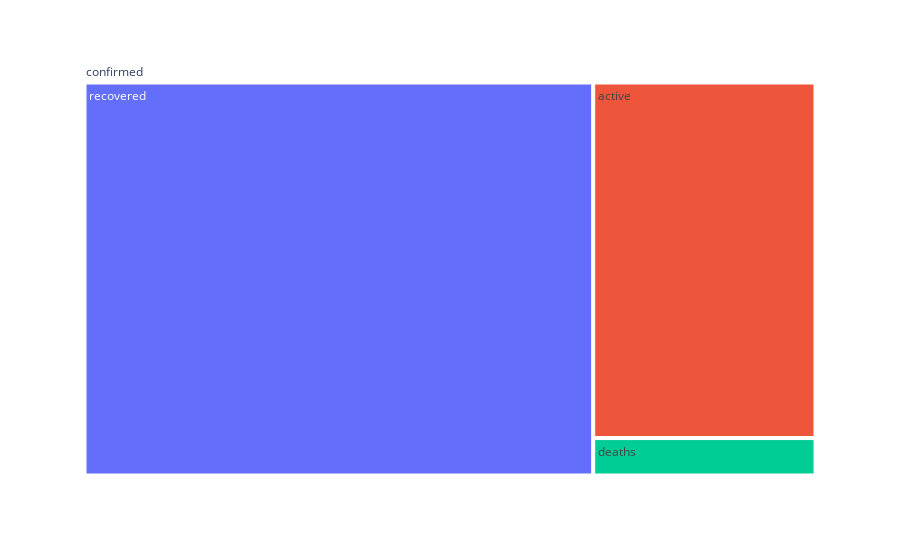

The cell this chart's notebook holds for it:
### Code cell
fig = px.treemap(world_long_df, path=["upper", "status"], values="count")
                 #,color_discrete_sequence=['#3498db', '#2ecc71', '#e74c3c']
                 #template='plotly_dark')

fig.show()

### Figure 1 — Plotly figure (JSON) as saved in the notebook; plotly's stock layout.template omitted (floating-point values rounded to 4 significant figures)
{"data": [{"branchvalues": "total", "domain": {"x": [0, 1], "y": [0, 1]}, "hovertemplate": "labels=%{label}<br>count=%{value}<br>parent=%{parent}<br>id=%{id}<extra></extra>", "ids": ["confirmed/active", "confirmed/deaths", "confirmed/recovered", "confirmed"], "labels": ["active", "deaths", "recovered", "confirmed"], "name": "", "parents": ["confirmed", "confirmed", "confirmed", ""], "type": "treemap", "values": [10146783, 1068040, 25661425, 36876248]}], "layout": {"legend": {"tracegroupgap": 0}, "margin": {"t": 60}}}
